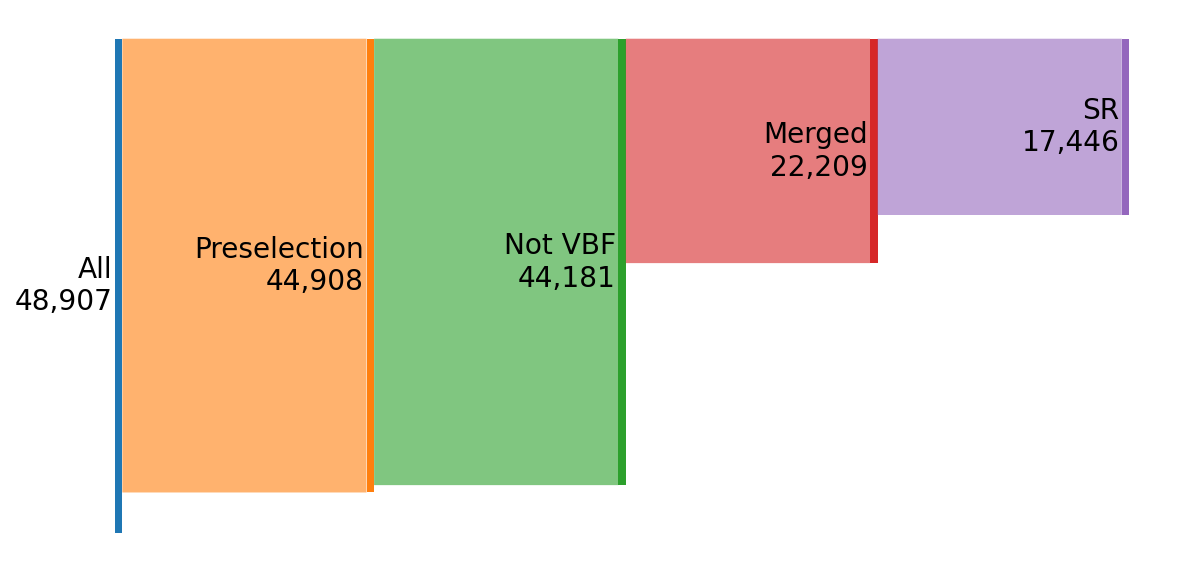

Python code for this plot:
from sankeyflow import Sankey
import matplotlib.pyplot as plt

plt.figure(figsize=(10, 5), dpi=144)

flows = [
    ['All', 'Preselection', 44908], 
    ['Preselection', 'Not VBF', 44181], 
    ['Not VBF', 'Merged', 22209], 
    ['Merged', 'SR', 17446]
]
nodes = [
    [['All', 48907]], 
    [['Preselection', 44908]], 
    [['Not VBF', 44181]],
    [['Merged', 22209]], 
    [['SR', 17446]]
]

s = Sankey(
    flows=flows,
    nodes=nodes,
)
s.draw()
plt.show()
